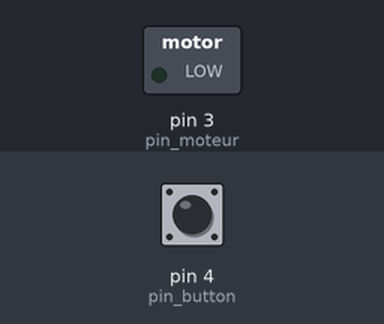
Bench run of a sketch on a simulated Arduino Uno, built with avr-gcc and run on an emulated ATmega328P. On the bench: switched loads named in the sketch (green lamp = pin HIGH). The test bench sets the inputs (shaded band); at power-on: pin 4 (pin_button) LOW. What the sketch prints to the serial monitor is not drawn.

Above: at 2.2 s.
2.3 s: pin 4 (pin_button) pulled HIGH for 0.15 s
At 3.3 s:
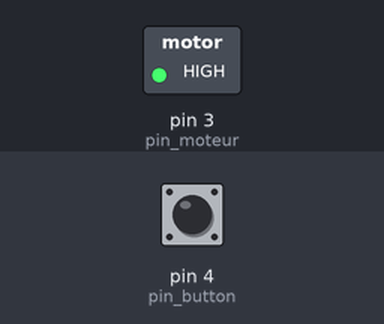
3.9 s: pin 4 (pin_button) pulled HIGH for 1 s
At 4.6 s:
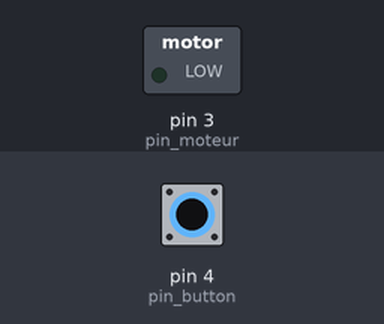
6.4 s: pin 4 (pin_button) pulled HIGH for 3.2 s
At 7.7 s:
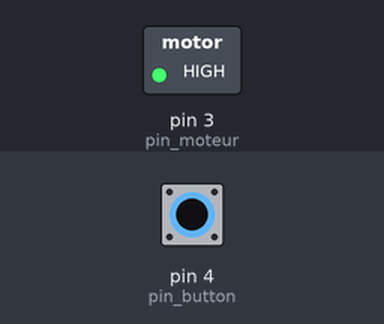
Timing chart, 0 to 9.4 s (numbered marks = the images above; inputs shaded):
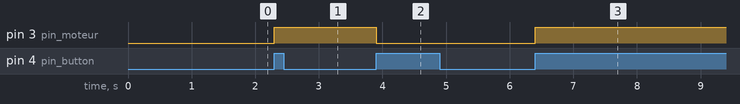

The sketch:

Moteur.ino
```cpp
#define pin_moteur 3
#define pin_button 4

boolean etat_button = 0;
boolean etat_save_button=0;
boolean etat_moteur = 0;

void setup()
{
  Serial.begin(115200);
  Serial.println("Début setup");
  Serial.println("Début Initialisation du capteur DHT11");

  pinMode(pin_moteur,OUTPUT);
  digitalWrite(pin_moteur,LOW);

  pinMode(pin_button,INPUT);

  delay(1000);

  Serial.println("Fin setup");
}

void loop() {

  etat_button = digitalRead(pin_button);

  if(etat_button!= etat_save_button)
  {
    if(etat_button)
    {
      if(etat_moteur==1)
      {
        etat_moteur=0;
//        Serial.println("etat_moteur=0");
      }
      else
      {
        etat_moteur=1;
//        Serial.println("etat_moteur=1");
      }
    }
    etat_save_button=etat_button;
  }
  digitalWrite(pin_moteur, etat_moteur);
}
```

Measured:
- after the input at 2.3 s, pin 3 (pin_moteur): LOW → HIGH at once
- after the input at 3.9 s, pin 3 (pin_moteur): HIGH → LOW at once
- after the input at 6.4 s, pin 3 (pin_moteur): LOW → HIGH at once
